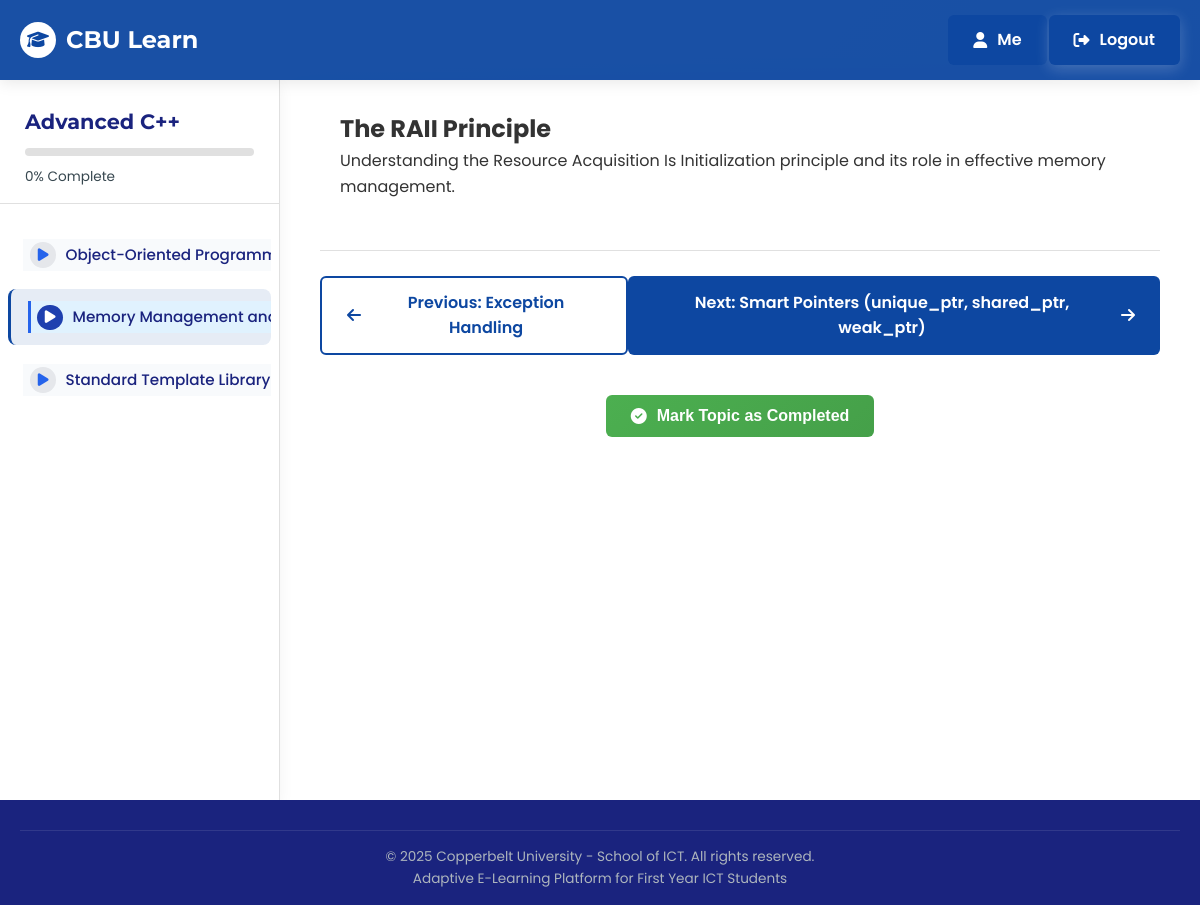
Screenshot of /learning/?generated_course_id=20&topic_id=38 (signed in) with the database file from the repository.
### content/models.py (models this page shows, shortened)
class GeneratedCourse(models.Model):
    DIFFICULTY_LEVELS = [
        ('beginner', 'Beginner'),
        ('moderate', 'Moderate'),
        ('advanced', 'Advanced'),
    ]
    user = models.ForeignKey(User, on_delete=models.CASCADE)
    title = models.CharField(max_length=200)
    description = models.TextField()
    category = models.CharField(max_length=100)
    difficulty = models.CharField(max_length=10, choices=DIFFICULTY_LEVELS)
    include_video = models.BooleanField(default=False)
    chapters_count = models.IntegerField()
    generated_content = models.JSONField()  # Stores the AI-generated content
    created_at = models.DateTimeField(auto_now_add=True)

class GeneratedChapter(models.Model):
    course = models.ForeignKey(GeneratedCourse, on_delete=models.CASCADE, related_name='chapters')
    title = models.CharField(max_length=200)
    duration = models.CharField(max_length=50)
    image_prompt = models.TextField()
    order = models.IntegerField(default=0)
    class Meta:
        ordering = ['order']

class GeneratedTopic(models.Model):
    chapter = models.ForeignKey(GeneratedChapter, on_delete=models.CASCADE, related_name='topics')
    title = models.CharField(max_length=200)
    content = models.TextField(default='')
    description = models.TextField(blank=True) # New field for the brief description
    order = models.IntegerField(default=0)
    class Meta:
        ordering = ['order']

### content/views.py (the view, shortened to what this page needs)
# urls.py: path('learning/', views.learning_view, name='learning_default'),
@login_required
def learning_view(request, lesson_id=None):
    student = request.user
    generated_course_id = request.GET.get('generated_course_id')
    generated_topic_id = request.GET.get('topic_id')
    if generated_course_id and generated_topic_id:
        try:
            course = get_object_or_404(GeneratedCourse, id=generated_course_id, user=student)
            topic = get_object_or_404(GeneratedTopic, id=generated_topic_id, chapter__course=course)
            progress, created = GeneratedCourseProgress.objects.get_or_create(
                student=student,
                course=course,
                defaults={'last_accessed_topic': topic}
            )
            if not created:
                progress.last_accessed_topic = topic
                progress.last_accessed_at = timezone.now()
                progress.save()
            total_topics = GeneratedTopic.objects.filter(chapter__course=course).count()
            completed_topics_count = GeneratedTopicCompletion.objects.filter(
                student=student,
                topic__chapter__course=course
            ).count()
            progress_percentage = int((completed_topics_count / total_topics) * 100) if total_topics > 0 else 0
            all_topics = GeneratedTopic.objects.filter(chapter__course=course).order_by('chapter__order', 'order')
            topic_list = list(all_topics)
            current_index = topic_list.index(topic) if topic in topic_list else -1
            previous_topic = topic_list[current_index - 1] if current_index > 0 else None
            next_topic = topic_list[current_index + 1] if current_index < len(topic_list) - 1 else None
            quiz_questions = []
            return render(request, 'learning.html', {
                'course': course,
                'module': topic.chapter,
                'lesson': topic,
                'progress_percentage': progress_percentage,
                'previous_lesson': previous_topic,
                'next_lesson': next_topic,
                'is_generated': True,
                'quiz_questions': quiz_questions,
            })
        except GeneratedCourse.DoesNotExist:
            raise Http404("Generated course not found")
        except GeneratedTopic.DoesNotExist:
            raise Http404("Generated topic not found")

### templates/learning.html (shortened to what this page needs)
{% load markdown_deux_tags %}
<!DOCTYPE html>
<html lang="en">
<head>
    <link rel="stylesheet" href="https://cdnjs.cloudflare.com/ajax/libs/font-awesome/6.4.0/css/all.min.css">
</head>
<body>
    <header>
        <div class="container">
            <nav>
                <div class="logo-container">
                    <a href="#" class="logo">
                        <div class="logo-icon">
                            <i class="fas fa-graduation-cap"></i>
                        </div>
                        <span class="logo-text">CBU Learn</span>
                    </a>
                </div>
                <div class="nav-buttons">
                    <a href="{% url 'dashboard' %}" class="nav-btn login-btn">
                        <i class="fas fa-user"></i> Me
                    </a>
                    <a href="{% url 'logout' %}" class="nav-btn register-btn">
                        <i class="fas fa-sign-out-alt"></i> Logout
                    </a>
                </div>
            </nav>
        </div>
    </header>
    <div class="learning-container">
        <aside class="sidebar" id="sidebar">
            <div class="sidebar-header">
                <h2 class="course-title">{{ course.title }}</h2>
                <div class="progress-bar">
                </div>
                <div class="progress-text">{{ progress_percentage }}% Complete</div>
            </div>
            <ul class="module-list">
                {% if is_generated %}
                    {% for chapter in course.chapters.all %}
                        <li class="module-item {% if chapter == module %}active{% endif %}">
                            {% if chapter.topics.first %}
                                <a href="{% url 'learning_default' %}?generated_course_id={{ course.id }}&topic_id={{ chapter.topics.first.id }}" class="module-link">
                                    <div class="module-icon">
                                        <i class="fas fa-play"></i>
                                    </div>
                                    <span class="module-title">{{ chapter.title }}</span>
                                </a>
                            {% endif %}
                        </li>
                    {% endfor %}
                {% endif %}
            </ul>
        </aside>
        <main class="content-area">
<div class="lesson-content">
    <h2>{{ lesson.title }}</h2>
   {% if is_generated %}
    <div class="generated-content">{{ lesson.content|markdown }}</div>
{% else %}
    {{ lesson.content|safe }}
{% endif %}
</div>
            <div class="content-footer">
    {% if previous_lesson %}
        {% if is_generated %}
            <a href="{% url 'learning_default' %}?generated_course_id={{ course.id }}&topic_id={{ previous_lesson.id }}" class="nav-btn outline">
                <i class="fas fa-arrow-left"></i> Previous: {{ previous_lesson.title }}
            </a>
        {% else %}
            <a href="{% url 'learning' lesson_id=previous_lesson.id %}" class="nav-btn outline">
                <i class="fas fa-arrow-left"></i> Previous: {{ previous_lesson.title }}
            </a>
        {% endif %}
    {% endif %}
    {% if next_lesson %}
        {% if is_generated %}
            <a href="{% url 'learning_default' %}?generated_course_id={{ course.id }}&topic_id={{ next_lesson.id }}" class="nav-btn">
                Next: {{ next_lesson.title }} <i class="fas fa-arrow-right"></i>
            </a>
        {% else %}
            <a href="{% url 'learning' lesson_id=next_lesson.id %}" class="nav-btn">
                Next: {{ next_lesson.title }} <i class="fas fa-arrow-right"></i>
            </a>
        {% endif %}
    {% endif %}
</div>
           <div class="completion-section" style="margin: 40px 0; text-align: center;">
    {% if is_generated %}
        <form method="post" action="{% url 'complete_generated_topic' topic_id=lesson.id %}" onsubmit="return validateQuiz(event);">
            <button type="submit" class="nav-btn complete-btn" style="background: linear-gradient(135deg, #4caf50, #45a049);">
                <i class="fas fa-check-circle"></i> Mark Topic as Completed
            </button>
        </form>
    {% endif %}
</div>
        </main>
    </div>
    <footer>
        <div class="container">
            <div class="copyright">
                <p>&copy; 2025 Copperbelt University - School of ICT. All rights reserved.</p>
                <p>Adaptive E-Learning Platform for First Year ICT Students</p>
            </div>
        </div>
    </footer>
</body>
</html>

### rows the page displays
GeneratedCourse: title "Advanced C++"
GeneratedChapter: title "Object-Oriented…"
GeneratedChapter: title "Memory Management…"
GeneratedChapter: title "Standard Template Library…"
GeneratedTopic: title "The RAII Principle", content "Understanding the Resource Acquisition Is Initialization principle and its role in effective memory management."
GeneratedTopic: title "Exception Handling"
GeneratedTopic: title "Smart Pointers (unique_ptr, shared_ptr, weak_ptr)"

### other values shown
{{ progress_percentage }} "0"
